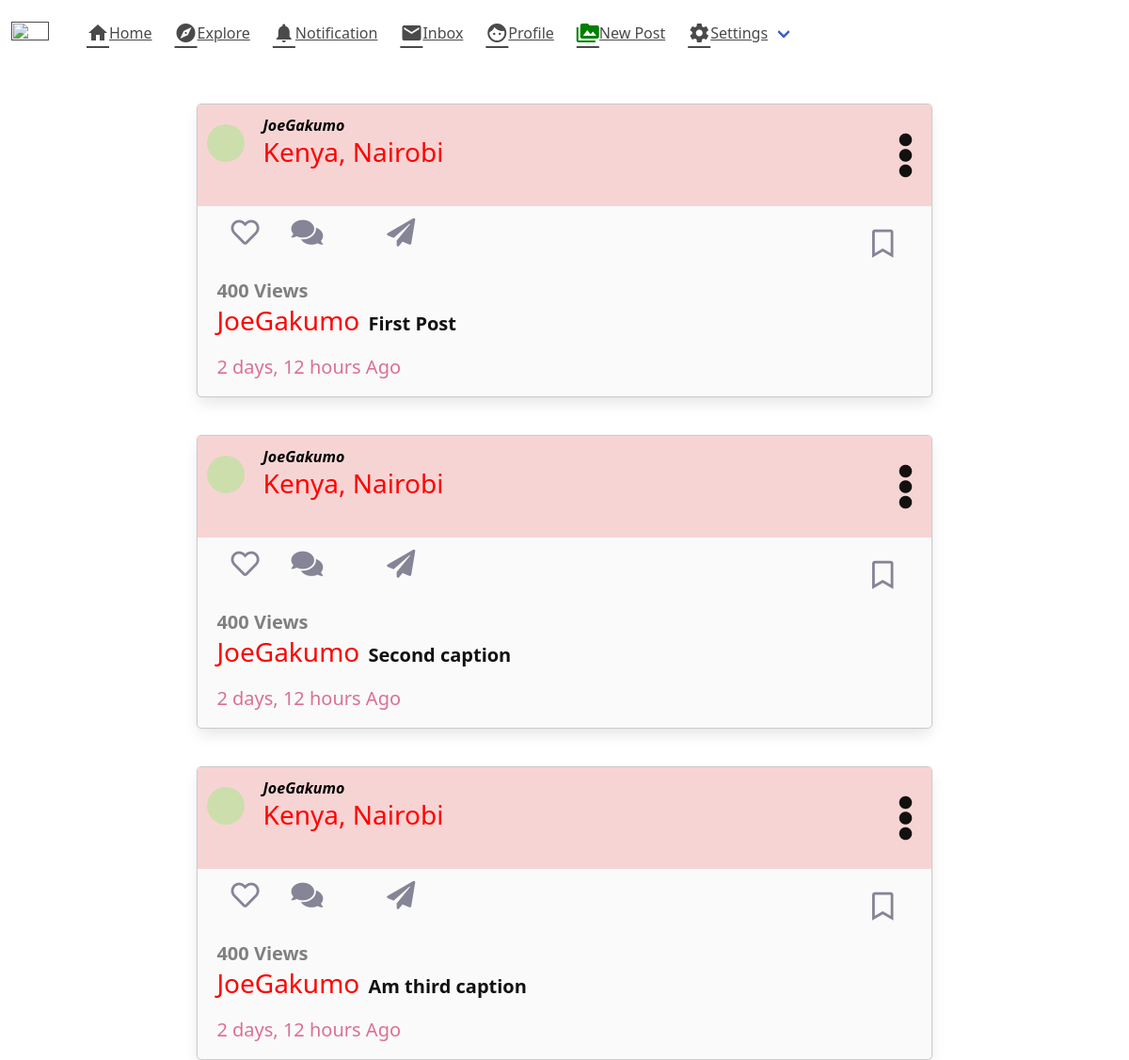
The app's page /, older data.
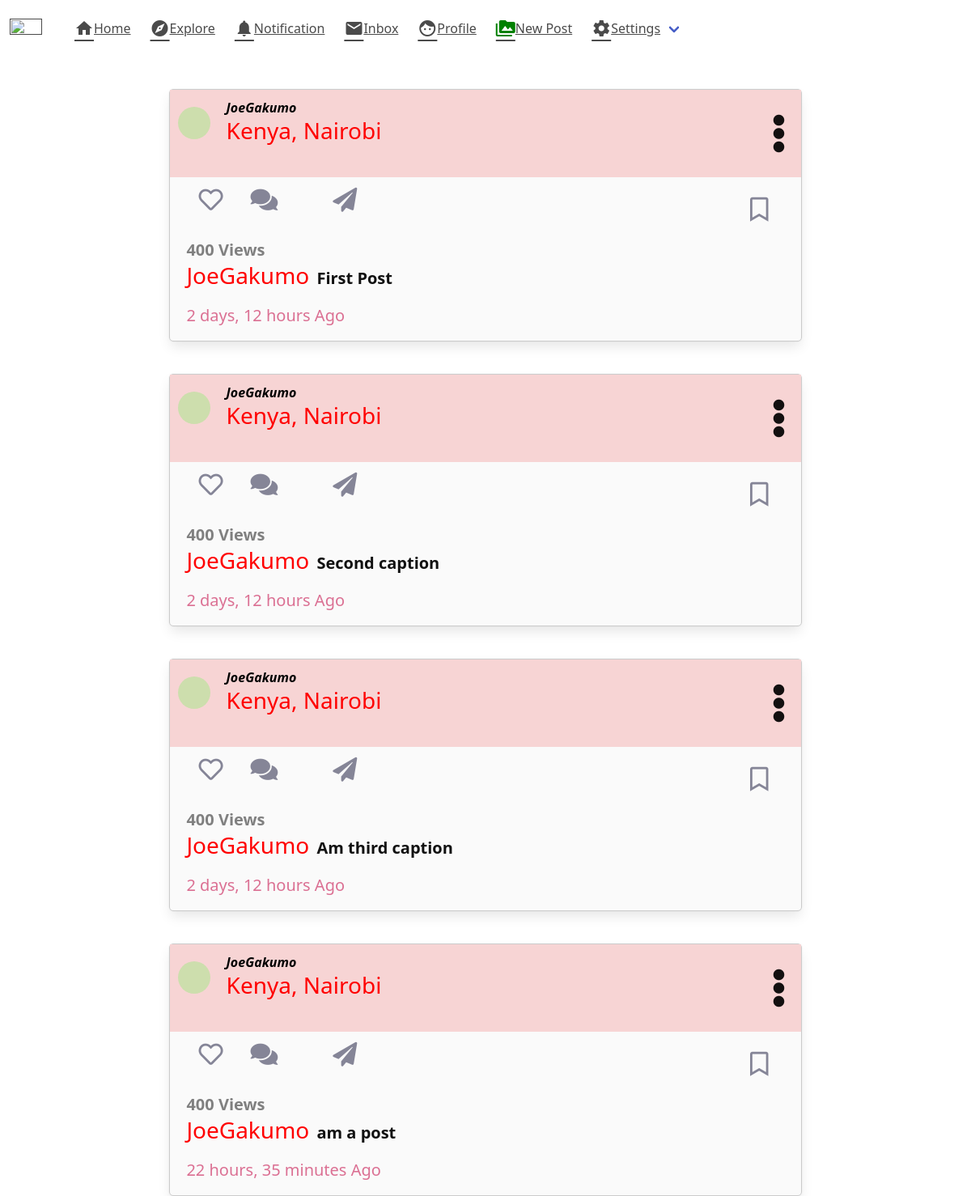
The same page, newer data.
### myinstagram/models.py (models this page shows, shortened)
class Post(models.Model):
    author=models.ForeignKey('auth.User',on_delete=models.CASCADE)
    image=models.ImageField(blank=True, null=True)
    mycaption=models.TextField()
    created_date=models.DateTimeField(default=timezone.now)

### myinstagram/views.py (the view)
# urls.py: path('', views.post, name='post'),
def post(request):
    posts = Post.objects.all().filter
    return render(request,'all-in-one/post.html',{'posts':posts})

### myinstagram/templates/all-in-one/post.html (shortened to what this page needs)
{% extends 'all-in-one/base.html' %}
{% block content %}
<!DOCTYPE html>
<html lang="en">
<head>
    <link rel="stylesheet" href="https://pro.fontawesome.com/releases/v5.10.0/css/all.css"/>
    <link rel="stylesheet" href="static/main.css">
    <link href="https://cdn.jsdelivr.net/npm/bootstrap@5.0.2/dist/css/bootstrap.min.css" rel="stylesheet">
</head>
<body>
    <div class="container">
        <div class="row">
            <div class="">
    {% for post in posts %}
      <div class="card">
          <div class="card_header">
              <div class="profile-image rounded-corners">
              </div>
              <div class="user-info">
                  <div class="post-name">{{post.author}}</div>
                    <div class="post-location"><h3>Kenya, Nairobi</h3></div>
                </div>
                <div class="post-caption">
                    <i class="fas fa-ellipsis-v"></i>
                </div>
          </div>
          <div class="post-engagement">
            <a href=""><i class="far fa-heart"></i></a>
            <a href=""> <i class="fas fa-comments"></i><a>
            <a href=""><i class="fas fa-paper-plane"></i></a>
             <a href=""> <i class="far fa-bookmark"></i></a>
          </div>
          <div class="post-likes">
              <a href="">400 Views</a>
          </div>
          <div class="caption">
              <a href=""><h3>{{post.author}}</h3></a>
              <span><p>{{post.mycaption}}</p></span>
          </div>
          <div class="time-posted">
              <p>{{post.created_date | timesince}} Ago</p>
          </div>
      </div>
    {% endfor %}
</div>
</div>
</div>
</body>
</html>
{% endblock %}

Row changes from the older to the newer data that the page shows:
added Post: author "JoeGakumo", mycaption "am a post", created_date "22 hours, 35 minutes"
